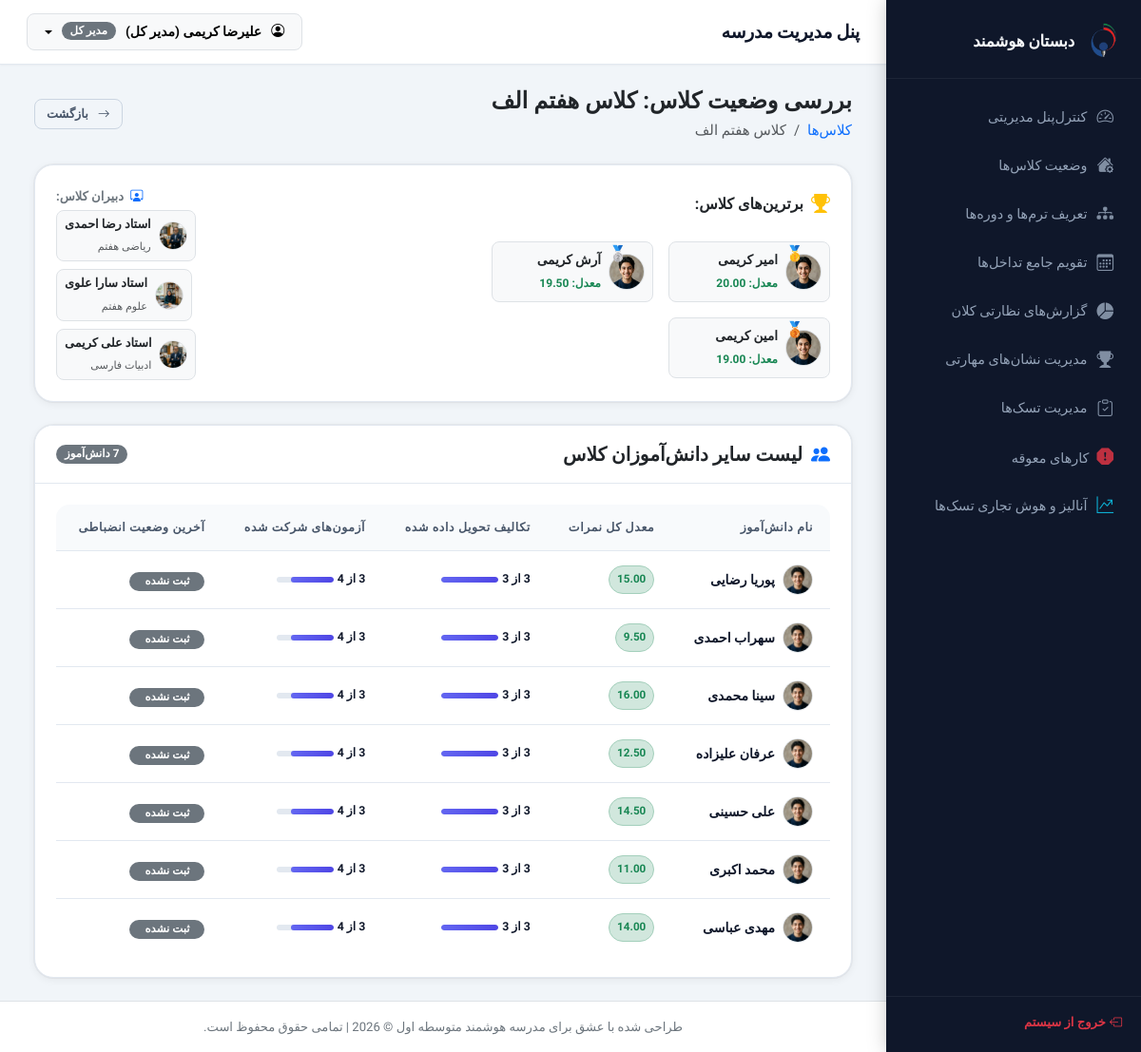
Page /operator/class_details.php?class_id=1 (signed in) on the committed database.
### tables this page shows
CREATE TABLE `classes` (
  `id` int(11) NOT NULL,
  `class_name` varchar(100) NOT NULL,
  `grade_level` int(11) NOT NULL
);

CREATE TABLE `students` (
  `id` int(11) NOT NULL,
  `user_id` int(11) NOT NULL,
  `grade_level` int(11) NOT NULL
);

CREATE TABLE `users` (
  `id` int(11) NOT NULL,
  `national_code` varchar(10) NOT NULL,
  `username` varchar(50) NOT NULL,
  `password` varchar(255) NOT NULL,
  `role` enum('student','teacher','parent','operator','admin') NOT NULL,
  `full_name` varchar(100) NOT NULL,
  `email` varchar(100) DEFAULT NULL,
  `phone` varchar(11) DEFAULT NULL,
  `status` tinyint(4) DEFAULT 1,
  `created_at` timestamp NOT NULL DEFAULT current_timestamp(),
  `avatar_path` varchar(255) DEFAULT NULL
);

### operator/class_details.php (the view, shortened to what this page needs)
<?php
require_once '../includes/header.php';
$classId = (int)($_GET['class_id'] ?? 0);
try {
    $stmtC = $pdo->prepare("SELECT * FROM classes WHERE id = ?");
    $stmtC->execute([$classId]);
    $classInfo = $stmtC->fetch();
    $stmtT = $pdo->prepare("SELECT DISTINCT u.full_name, u.avatar_path, co.course_name
        FROM class_teacher_course ctc
        JOIN teachers t ON ctc.teacher_id = t.id
        JOIN users u ON t.user_id = u.id
        JOIN courses co ON ctc.course_id = co.id
        WHERE ctc.class_id = ?");
    $stmtT->execute([$classId]);
    $teachers = $stmtT->fetchAll();
    $stmtTop = $pdo->prepare("SELECT s.id, u.full_name, u.avatar_path,
        COALESCE(
            (
                COALESCE((SELECT SUM(grade) FROM homework_submissions hs WHERE hs.student_id = s.id AND hs.status = 'graded'), 0) +
                COALESCE((SELECT SUM(score) FROM student_quizzes sq WHERE sq.student_id = s.id AND sq.score IS NOT NULL), 0)
            ) /
            NULLIF(
                (SELECT COUNT(*) FROM homework_submissions hs WHERE hs.student_id = s.id AND hs.status = 'graded') +
                (SELECT COUNT(*) FROM student_quizzes sq WHERE sq.student_id = s.id AND sq.score IS NOT NULL),
                0
            ),
            0
        ) as total_avg
        FROM students s
        JOIN users u ON s.user_id = u.id
        JOIN class_student cs ON s.id = cs.student_id
        WHERE cs.class_id = ?
        ORDER BY total_avg DESC
        LIMIT 3");
    $stmtTop->execute([$classId]);
    $topStudents = $stmtTop->fetchAll();
    $topStudentIds = [];
    foreach ($topStudents as $ts) {
        $topStudentIds[] = $ts['id'];
    }
    $otherStudents = [];
    if (!empty($classId)) {
        $queryOther = "SELECT s.id, u.full_name, u.avatar_path,
            -- معدل کل
            COALESCE(
                (
                    COALESCE((SELECT SUM(grade) FROM homework_submissions hs WHERE hs.student_id = s.id AND hs.status = 'graded'), 0) +
                    COALESCE((SELECT SUM(score) FROM student_quizzes sq WHERE sq.student_id = s.id AND sq.score IS NOT NULL), 0)
                ) /
                NULLIF(
                    (SELECT COUNT(*) FROM homework_submissions hs WHERE hs.student_id = s.id AND hs.status = 'graded') +
                    (SELECT COUNT(*) FROM student_quizzes sq WHERE sq.student_id = s.id AND sq.score IS NOT NULL),
                    0
                ),
                0
            ) as total_avg,
            -- تعداد تکالیف ارسال شده / کل تکالیف کلاس
            (SELECT COUNT(*) FROM homework_submissions hs JOIN homeworks h ON hs.homework_id = h.id JOIN topics t ON h.topic_id = t.id JOIN class_teacher_course ctc ON t.class_teacher_course_id = ctc.id WHERE hs.student_id = s.id AND ctc.class_id = cs.class_id) as hw_submitted,
            (SELECT COUNT(*) FROM homeworks h JOIN topics t ON h.topic_id = t.id JOIN class_teacher_course ctc ON t.class_teacher_course_id = ctc.id WHERE ctc.class_id = cs.class_id) as hw_total,
            -- تعداد آزمون‌های شرکت شده / کل آزمون‌های کلاس
            (SELECT COUNT(*) FROM student_quizzes sq JOIN quizzes q ON sq.quiz_id = q.id JOIN topics t ON q.topic_id = t.id JOIN class_teacher_course ctc ON t.class_teacher_course_id = ctc.id WHERE sq.student_id = s.id AND ctc.class_id = cs.class_id AND sq.status = 'completed') as quizzes_submitted,
            (SELECT COUNT(*) FROM quizzes q JOIN topics t ON q.topic_id = t.id JOIN class_teacher_course ctc ON t.class_teacher_course_id = ctc.id WHERE ctc.class_id = cs.class_id) as quizzes_total,
            -- انضباط
            (SELECT status FROM discipline_records dr WHERE dr.student_id = s.id ORDER BY dr.created_at DESC LIMIT 1) as last_discipline
            FROM class_student cs
            JOIN students s ON cs.student_id = s.id
            JOIN users u ON s.user_id = u.id
            WHERE cs.class_id = ?";
        if (!empty($topStudentIds)) {
            $placeholders = implode(',', array_fill(0, count($topStudentIds), '?'));
            $queryOther .= " AND s.id NOT IN ($placeholders)";
        }
        $queryOther .= " ORDER BY u.full_name ASC";
        $stmtOther = $pdo->prepare($queryOther);
        $params = array_merge([$classId], $topStudentIds);
        $stmtOther->execute($params);
        $otherStudents = $stmtOther->fetchAll();
    }
} catch (PDOException $e) {
    die("خطا در لود اطلاعات کلاس: " . $e->getMessage());
}
?>
<div class="container-fluid">
    <div class="d-flex justify-content-between align-items-center mb-4">
        <div>
            <h4 class="fw-bold mb-1 text-dark">بررسی وضعیت کلاس: <?= htmlspecialchars($classInfo['class_name']) ?></h4>
            <nav aria-label="breadcrumb">
                <ol class="breadcrumb mb-0">
                    <li class="breadcrumb-item"><a href="#" onclick="window.history.back(); return false;" class="text-decoration-none">کلاس‌ها</a></li>
                    <li class="breadcrumb-item active" aria-current="page"><?= htmlspecialchars($classInfo['class_name']) ?></li>
                </ol>
            </nav>
        </div>
        <button onclick="window.history.back();" class="btn btn-outline-secondary btn-sm fw-bold">
            <i class="bi bi-arrow-right me-1"></i> بازگشت
        </button>
    </div>
    <div class="card border-0 shadow-sm rounded-3 mb-4">
        <div class="card-body py-3">
            <div class="row align-items-center">
                <div class="col-md-8 d-flex align-items-center flex-wrap gap-4">
                    <div class="d-flex align-items-center gap-2">
                        <i class="bi bi-trophy-fill text-warning fs-5"></i>
                        <h6 class="fw-bold mb-0 text-dark">برترین‌های کلاس:</h6>
                    </div>
                    <div class="d-flex align-items-center gap-3 flex-wrap">
                        <?php
                        $rank = 1;
                        foreach ($topStudents as $ts):
                            $avatar = !empty($ts['avatar_path']) ? '../' . $ts['avatar_path'] : '../assets/images/default-avatar.png';
                            $medal = $rank === 1 ? '🥇' : ($rank === 2 ? '🥈' : '🥉');
                        ?>
                            <div class="d-flex align-items-center gap-2 p-2 bg-light rounded-3 border" style="min-width: 170px;">
                                <div class="position-relative" style="width: 38px; height: 38px;">
                                    <img src="<?= htmlspecialchars($avatar) ?>" alt="<?= htmlspecialchars($ts['full_name']) ?>" class="rounded-circle border" style="width: 38px; height: 38px; object-fit: cover;">
                                    <span class="position-absolute top-0 end-0 translate-middle-y fs-6"><?= $medal ?></span>
                                </div>
                                <div>
                                    <span class="small fw-bold text-dark d-block" style="font-size: 0.85rem;"><?= htmlspecialchars($ts['full_name']) ?></span>
                                    <small class="text-success fw-bold" style="font-size: 0.75rem;">معدل: <?= number_format($ts['total_avg'], 2) ?></small>
                                </div>
                            </div>
                        <?php
                            $rank++;
                        endforeach;
                        ?>
                    </div>
                </div>
                <div class="col-md-4 text-md-end d-flex align-items-center justify-content-md-end gap-3 mt-3 mt-md-0 border-start-md border-secondary border-opacity-10">
                    <div class="d-flex flex-column align-items-md-end">
                        <span class="small text-secondary fw-bold mb-1"><i class="bi bi-person-workspace text-primary me-1"></i> دبیران کلاس:</span>
                        <div class="d-flex align-items-center gap-2 justify-content-md-end flex-wrap">
                            <?php foreach ($teachers as $tc):
                                $avatar = !empty($tc['avatar_path']) ? '../' . $tc['avatar_path'] : '../assets/images/default-avatar.png';
                            ?>
                                <div class="d-flex align-items-center gap-2 p-1 px-2 bg-light rounded-3 border" title="<?= htmlspecialchars($tc['course_name']) ?>">
                                    <img src="<?= htmlspecialchars($avatar) ?>" alt="<?= htmlspecialchars($tc['full_name']) ?>" class="rounded-circle border" style="width: 30px; height: 30px; object-fit: cover;">
                                    <div class="text-start">
                                        <span class="small fw-bold text-dark d-block" style="font-size: 0.8rem;"><?= htmlspecialchars($tc['full_name']) ?></span>
                                        <small class="text-muted" style="font-size: 0.7rem;"><?= htmlspecialchars($tc['course_name']) ?></small>
                                    </div>
                                </div>
                            <?php endforeach;
                            ?>
                        </div>
                    </div>
                </div>
            </div>
        </div>
    </div>
    <div class="card border-0 shadow-sm rounded-3">
        <div class="card-header bg-white py-3 border-bottom-0 d-flex justify-content-between align-items-center">
            <h5 class="fw-bold mb-0 text-dark"><i class="bi bi-people-fill text-primary me-1"></i> لیست سایر دانش‌آموزان کلاس</h5>
            <span class="badge bg-secondary"><?= count($otherStudents) ?> دانش‌آموز</span>
        </div>
        <div class="card-body p-0">
            <?php if (empty($otherStudents)): ?>
                <div class="text-center py-5">
                    <i class="bi bi-people fs-1 text-secondary mb-2"></i>
                    <p class="text-secondary mb-0">دانش‌آموز دیگری در این کلاس یافت نشد یا ثبت‌نام نشده است.</p>
                </div>
            <?php else: ?>
                <div class="table-responsive">
                    <table class="table custom-table mb-0">
                        <thead>
                            <tr>
                                <th>نام دانش‌آموز</th>
                                <th>معدل کل نمرات</th>
                                <th>تکالیف تحویل داده شده</th>
                                <th>آزمون‌های شرکت شده</th>
                                <th>آخرین وضعیت انضباطی</th>
                            </tr>
                        </thead>
                        <tbody>
                            <?php foreach ($otherStudents as $os):
                                $avatar = !empty($os['avatar_path']) ? '../' . $os['avatar_path'] : '../assets/images/default-avatar.png';
                                $disciplineClass = 'bg-secondary';
                                $disciplineText = 'ثبت نشده';
                            ?>
                                <tr>
                                    <td>
                                        <div class="d-flex align-items-center gap-2">
                                            <img src="<?= htmlspecialchars($avatar) ?>" alt="<?= htmlspecialchars($os['full_name']) ?>" class="rounded-circle border" style="width: 32px; height: 32px; object-fit: cover;">
                                            <span class="fw-bold"><?= htmlspecialchars($os['full_name']) ?></span>
                                        </div>
                                    </td>
                                    <td>
                                        <span class="badge bg-success-subtle text-success border border-success-subtle p-2 fw-bold">
                                            <?= number_format($os['total_avg'], 2) ?>
                                        </span>
                                    </td>
                                    <td>
                                        <div class="d-flex align-items-center gap-1">
                                            <span class="small fw-bold"><?= $os['hw_submitted'] ?> از <?= $os['hw_total'] ?></span>
                                            <div class="progress" style="width: 60px; height: 6px;">
                                                <div class="progress-bar bg-info" role="progressbar" style="width: <?= $os['hw_total'] > 0 ? ($os['hw_submitted'] / $os['hw_total'] * 100) : 0 ?>%"></div>
                                            </div>
                                        </div>
                                    </td>
                                    <td>
                                        <div class="d-flex align-items-center gap-1">
                                            <span class="small fw-bold"><?= $os['quizzes_submitted'] ?> از <?= $os['quizzes_total'] ?></span>
                                            <div class="progress" style="width: 60px; height: 6px;">
                                                <div class="progress-bar bg-success" role="progressbar" style="width: <?= $os['quizzes_total'] > 0 ? ($os['quizzes_submitted'] / $os['quizzes_total'] * 100) : 0 ?>%"></div>
                                            </div>
                                        </div>
                                    </td>
                                    <td>
                                        <span class="badge <?= $disciplineClass ?> px-3 py-1.5"><?= $disciplineText ?></span>
                                    </td>
                                </tr>
                            <?php endforeach; ?>
                        </tbody>
                    </table>
                </div>
            <?php endif; ?>
        </div>
    </div>
</div>
<?php require_once '../includes/footer.php'; ?>

### rows in the picture
classes: class_name "کلاس هفتم الف"
students: user.avatar_path (picture), medal "🥇", user.full_name "امیر کریمی", total_avg "20.00"
students: user.avatar_path (picture), medal "🥈", user.full_name "آرش کریمی", total_avg "19.50"
students: user.avatar_path (picture), medal "🥉", user.full_name "امین کریمی", total_avg "19.00"
students: full_name "پوریا رضایی", total_avg "15.00", hw_total "3", $os['hw_submitted'] / $os['hw_total'] * 100 100 (drawn), quizzes_submitted "3", quizzes_total "4", $os['quizzes_submitted'] / $os['quizzes_total'] * 100 75 (drawn), disciplineText "ثبت نشده"
students: full_name "سهراب احمدی", total_avg "9.50", hw_total "3", $os['hw_submitted'] / $os['hw_total'] * 100 100 (drawn), quizzes_submitted "3", quizzes_total "4", $os['quizzes_submitted'] / $os['quizzes_total'] * 100 75 (drawn), disciplineText "ثبت نشده"
students: full_name "سینا محمدی", total_avg "16.00", hw_total "3", $os['hw_submitted'] / $os['hw_total'] * 100 100 (drawn), quizzes_submitted "3", quizzes_total "4", $os['quizzes_submitted'] / $os['quizzes_total'] * 100 75 (drawn), disciplineText "ثبت نشده"
students: full_name "عرفان علیزاده", total_avg "12.50", hw_total "3", $os['hw_submitted'] / $os['hw_total'] * 100 100 (drawn), quizzes_submitted "3", quizzes_total "4", $os['quizzes_submitted'] / $os['quizzes_total'] * 100 75 (drawn), disciplineText "ثبت نشده"
students: full_name "علی حسینی", total_avg "14.50", hw_total "3", $os['hw_submitted'] / $os['hw_total'] * 100 100 (drawn), quizzes_submitted "3", quizzes_total "4", $os['quizzes_submitted'] / $os['quizzes_total'] * 100 75 (drawn), disciplineText "ثبت نشده"
students: full_name "محمد اکبری", total_avg "11.00", hw_total "3", $os['hw_submitted'] / $os['hw_total'] * 100 100 (drawn), quizzes_submitted "3", quizzes_total "4", $os['quizzes_submitted'] / $os['quizzes_total'] * 100 75 (drawn), disciplineText "ثبت نشده"
students: full_name "مهدی عباسی", total_avg "14.00", hw_total "3", $os['hw_submitted'] / $os['hw_total'] * 100 100 (drawn), quizzes_submitted "3", quizzes_total "4", $os['quizzes_submitted'] / $os['quizzes_total'] * 100 75 (drawn), disciplineText "ثبت نشده"

### other values in the picture
$currentUser['full_name'] "علیرضا کریمی (مدیر کل)"
get_role_fa($currentUser['role']) "مدیر کل"
$tc['full_name'] "استاد رضا احمدی"
$tc['course_name'] "ریاضی هفتم"
$tc['full_name'] "استاد سارا علوی"
$tc['course_name'] "علوم هفتم"
$tc['full_name'] "استاد علی کریمی"
$tc['course_name'] "ادبیات فارسی"
count($otherStudents) "7"
